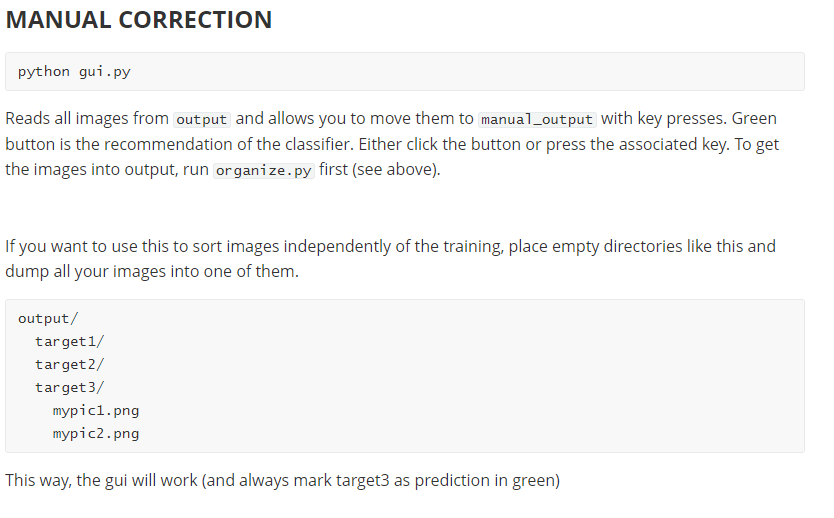
#> input picture Picture.png, 834 x 518 px; its folder holds only this picture in this run
$ python queryui.py Picture.png
#> lines starting #> are read from the running program, lines starting #| are printed output that depends on the picture
### ocr/single.py
#!/usr/bin/env python3
from . import addborder
from . import clarify
from . import invert as inv
from . import ocr
from PIL import Image
from os import path
from os import makedirs
from . import gifsupport
import shutil

class BadImageFileException(Exception):
    # [5 lines left out: function __init__, not called in this run]

def setup_dirs_if_necessary():
    global MY_PATH, CLARIFIED_DIR, BORDERED_DIR, INVERTED_DIR, NOALPHA_DIR
    MY_PATH = path.abspath(path.dirname(__file__))
    CLARIFIED_DIR = path.join(MY_PATH, 'clarified')
    makedirs(CLARIFIED_DIR, exist_ok=True)
    BORDERED_DIR = path.join(MY_PATH, 'bordered')
    makedirs(BORDERED_DIR, exist_ok=True)
    INVERTED_DIR = path.join(MY_PATH, 'inverted')
    makedirs(INVERTED_DIR, exist_ok=True)
    NOALPHA_DIR = path.join(MY_PATH, 'noalpha')
    makedirs(NOALPHA_DIR, exist_ok=True)

def run_with_gif_support(imagepath, verbose=True):
    # filter out videos or other unopenable things
#> called with imagepath = 'Picture.png', verbose = False
    try:
        with Image.open(imagepath) as img:
#> img is the input picture: PIL image 834x518 RGBA; mean R, G, B, A 246.4, 246.4, 246.5, 255
            if img.format == "GIF":
                gifinfo = gifsupport.gif_to_frames(imagepath)
            else:
                return run(imagepath, verbose=verbose)

            o = []
            i = []
            for framepath in gifinfo.frames:
                (orig_texts, inv_texts) = run(framepath, verbose=verbose)
                o.extend(orig_texts)
                i.extend(inv_texts)

            if gifinfo.tmpdir is not None:
                shutil.rmtree(gifinfo.tmpdir)
                gifinfo.tmpdir = None

            # store information that this is a gif
            # store it twice per frame, to encode the frame number like that as well
            # TWICE, because if it is only there once, it will be ignored
            for ii in range(0,len(gifinfo.frames)):
                o.append(gifsupport.META_WORD_IS_A_GIF)
                i.append(gifsupport.META_WORD_IS_A_GIF)

            return (o, i)
    except OSError as e:
        print("{}\nSkipping File {}".format(e, imagepath))
        raise BadImageFileException(e.strerror, e)


def run(imagepath, verbose=True):
    """returns a tuple with lists of strings, where each string is the whole text of the image as recognized"""
    setup_dirs_if_necessary()
    original_texts = []
    inverted_texts = []

    # run with different thresholds for different results of light or dark text recognition
    for threshold in (15, 30, 100, 200, 235):
        # if text is dark, it is nice like this
        text_original = pipeline(imagepath, False, clarify_threshold=threshold)
        # This sometimes fails, so we try the same on the inversion of the image
        text_inverted = pipeline(imagepath, True, clarify_threshold=threshold)
        if verbose:
            print("------\nThreshold: {}".format(threshold))
            print("Non-Inverted:\t{}\n---\nInverted:\t{}".format(text_original, text_inverted))
        original_texts.append(text_original)
        inverted_texts.append(text_inverted)
    return (original_texts, inverted_texts)

def pipeline(imagepath, invert:bool, clarify_threshold=100):
    global CLARIFIED_DIR, BORDERED_DIR, INVERTED_DIR, NOALPHA_DIR
    # determine filename
    fname_full = path.basename(imagepath)
    filename, file_extension = path.splitext(fname_full)
    postfix = 'inv' if invert else 'noninv'
    name = "{}_{}_{}{}".format(filename, clarify_threshold, postfix, file_extension)
    # remove transparency
    with Image.open(imagepath) as original_image:
        noalpha_image = remove_transparency(original_image)
        noalpha_path = path.join(NOALPHA_DIR, name)
        # if no extension was available, gifsupport figures it out and returns it.
        perhaps_additional_extension = gifsupport.try_save_catch(noalpha_image, noalpha_path)
        name = name + perhaps_additional_extension
        noalpha_path = noalpha_path + perhaps_additional_extension
    noalpha_image.close()
    # invert image?
    if invert:
        inverse = inv.invert(noalpha_path)
        inverted_path = path.join(INVERTED_DIR, name)
        gifsupport.try_save_catch(inverse, inverted_path)
        inverse.close()
    im_d_clarified = clarify.clarify(inverted_path if invert else noalpha_path, threshold=clarify_threshold)
    # image is now grayscale
    im_d_clarified_path = path.join(CLARIFIED_DIR, name)
    gifsupport.try_save_catch(im_d_clarified, im_d_clarified_path)
    im_d_clarified.close()
    im_d_bordered = addborder.addborder(im_d_clarified_path,
            immode='L', borderwidth=60)
    # safe the clarified and bordered image
    im_d_bordered_path = path.join(BORDERED_DIR, name)
    gifsupport.try_save_catch(im_d_bordered, im_d_bordered_path)
    im_d_bordered.close()
    # now try to find the text
    return ocr.ocr_core(im_d_bordered_path)

# https://stackoverflow.com/a/35859141/2550406
def remove_transparency(im, bg_colour=(255, 255, 255)):

    # Only process if image has transparency (http://stackoverflow.com/a/1963146)
#> called with bg_colour = (255, 255, 255)
    if im.mode in ('RGBA', 'LA') or (im.mode == 'P' and 'transparency' in im.info):

        # Need to convert to RGBA if LA format due to a bug in PIL (http://stackoverflow.com/a/1963146)
        alpha = im.convert('RGBA').split()[-1]
#> alpha: PIL image 834x518 L; every value is 255

        # Create a new background image of our matt color.
        # Must be RGBA because paste requires both images have the same format
        # (http://stackoverflow.com/a/8720632  and  http://stackoverflow.com/a/9459208)
        bg = Image.new("RGB", im.size, bg_colour)
#> bg: PIL image 834x518 RGB; every value is 255
        bg.paste(im, mask=alpha)
#> in pipeline, `perhaps_additional_extension = gifsupport.try_save_catch(noalpha_image..`: perhaps_additional_extension = ''
#> in pipeline, `name = name + perhaps_additional_extension`: name = 'Picture_15_noninv.png'
        return bg

    else:
        return im

### ocr/clarify.py
#!/usr/bin/env python3
# Takes an image and makes the dark text easier to recognize
# This seems to work well on blurry text
# https://stackoverflow.com/a/51691727/2550406
import sys
from PIL import Image

def clarify(imagepath, threshold=40):
#> called with imagepath = 'ocr/noalpha/Picture_15_noninv.png', threshold = 15
    with Image.open(imagepath) as im:
        # grayscale and enlarging helps
        ima = im.convert('L').resize([3 * _ for _ in im.size], Image.BICUBIC)
        # tresholding: make light points lighter
        imag = ima.point(lambda p: p > threshold and p + 100)
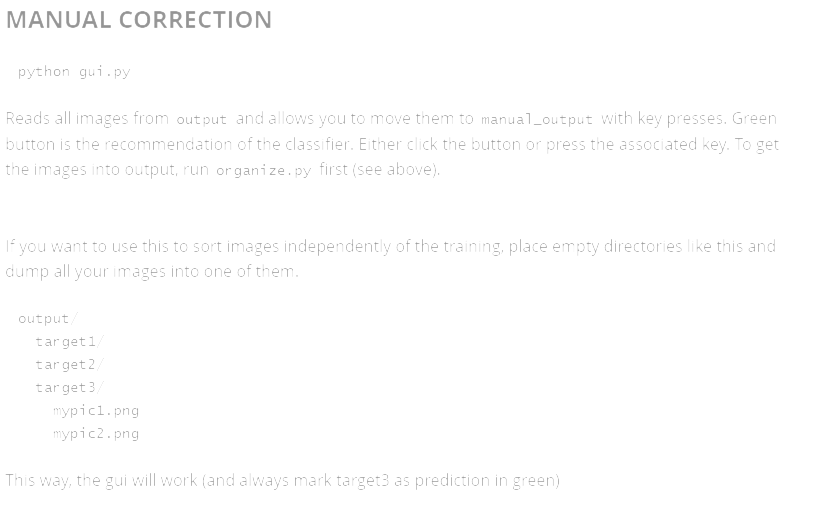
#> imag: PIL image 2502x1554 L (shown at 1/3 size); min 122, max 255, mean 253.5
        return imag

# [3 lines that do not run on import are left out]

### ocr/addborder.py
#!/usr/bin/env python
from PIL import Image
import sys

def addborder(impath, immode="RGB", borderwidth=30):
#> called with impath = 'ocr/clarified/Picture_15_noninv.png', immode = 'L', borderwidth = 60
    with Image.open(impath) as old_im:
        old_size = old_im.size
#> old_size = (2502, 1554)
        new_size = tuple(_ + borderwidth for _ in old_size)
#> new_size = (2562, 1614)
        new_im = Image.new(immode, new_size)   ## this is black
#> new_im: PIL image 2562x1614 L; every value is 0
        new_im.paste(old_im, (int((new_size[0]-old_size[0])/2),
                              int((new_size[1]-old_size[1])/2)))
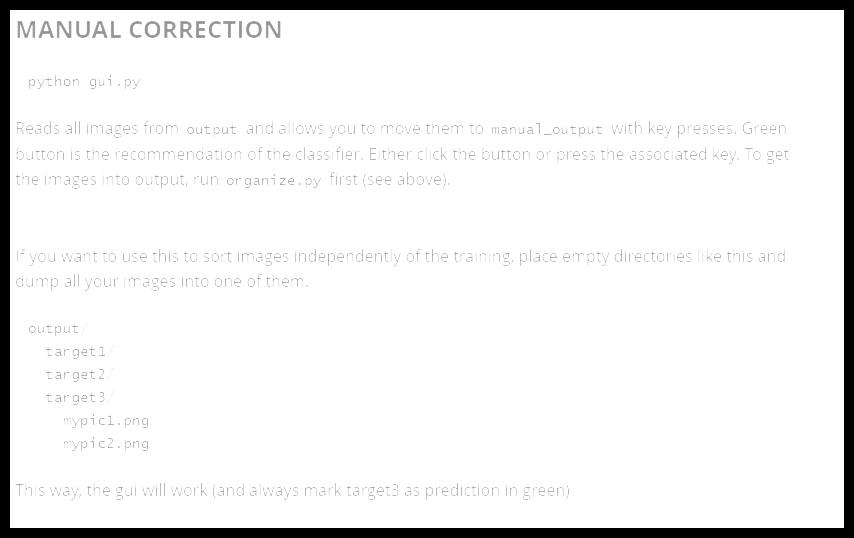
#> new_im: PIL image 2562x1614 L (shown at 1/3 size); min 0, max 255, mean 238.3

        return new_im

# [3 lines that do not run on import are left out]

### run.py
#!/usr/bin/env python3
import defineLabels
import ambiente.dominance as dominance
import sys
import learn as l
import wipe as w

# [6 lines left out: function prepare, not called in this run]

def learn():
    l.run()

def query_mlp(impath):
    # alternative to query which uses Random Forest
    return l.query_impath(impath, classifier="mlp")

def query(impath):
    return l.query_impath(impath)

def query_ui(impath):
    print("Result: {}".format(query(impath)))

# [4 lines that do not run on import are left out]

### ocr/krampus.py
#!/usr/bin/env python3
# This file is about collecting words into a bag

import sys
from os import path
from os import makedirs
import os
from . import single
import re
import shelve

# veryverbose = True means that verbosity is activated in other files as well
# verbose = True is limited to this file

MY_PATH = path.abspath(path.dirname(__file__))
SHELVE_DIR = path.join(MY_PATH, "shelves")
BUCKETSHELVE = path.join(SHELVE_DIR, "buckets.shelve")
makedirs(SHELVE_DIR, exist_ok=True)

def collect_list(imgpath, verbose=True, veryverbose=False):
    (noninverted_texts, inverted_texts) = single.run_with_gif_support(imgpath, veryverbose)
    all_words = []
    for s in noninverted_texts + inverted_texts:
        for w in s.split():
            all_words.append(w)
    if veryverbose:
        print("\nAll Words for {}:".format(path.basename(imgpath)))
        print(all_words)
    return all_words

def smart_collect(imgpath, verbose=True, veryverbose=False):
    all_words = collect_list(imgpath, verbose, veryverbose)
    # replace uncommon characters that are likely just lines with spaces
    spacy_words = [w for word in all_words for w in respaceify(word)]
    # remove words of a minimum length, including zero-length as returned by respaceify
    long_words = [w.upper() for w in spacy_words if len(w)>2]
    if veryverbose:
        print("Long Words:")
        print(list(long_words))
    wordcounts = exact_word_count(long_words)
    if verbose:
        print("Exact Words:")
        print(sorted(wordcounts, key=lambda x: x[1]))
    return wordcounts

def respaceify(word:str):
    # do not filter hashtags since I use them as meta character
    return re.split('[\\\:/;,%\.\s|¦"\[\]{}\*\$\?\)\(~]', word)

# [16 lines left out: function exact_word_count, not called in this run]

def build_bucket_for_single_image(imgpath, reuse=True, verbose=True, veryverbose=False):
    global BUCKETSHELVE
    if reuse:
        with shelve.open(BUCKETSHELVE) as bucketshelve:
            if str(imgpath) in bucketshelve.keys():
                print("Bucket already exists. (And that is good)")
                return # because we already have this

    # we do not want words in our bucket that are unlikely to exist
    wordcounts = smart_collect(imgpath, verbose=False, veryverbose=veryverbose)
    lesscounts = list(filter(lambda tup: tup is not None and tup[1]>1, wordcounts))
    if verbose:
        print("Words: ")
        print(sorted(lesscounts, key=lambda x: x[1]))
    # store bucket for this image
    bucketshelve = shelve.open(BUCKETSHELVE)
    # store sorted by word
    bucketshelve[str(imgpath)] = sorted(lesscounts, key=lambda x: x[0])
    bucketshelve.close()

# [3 lines that do not run on import are left out]

### ocr/ocr.py
#!/usr/bin/env python3
try:
    from PIL import Image
except ImportError:
    import Image
import pytesseract
import sys

def ocr_core(filename):
    """
    This function will handle the core OCR processing of images.
    """
    text = pytesseract.image_to_string(Image.open(filename), lang='eng')  # We'll use Pillow's Image class to open the image and pytesseract to detect the string in the image
    return text

# [2 lines that do not run on import are left out]

### ocr/gifsupport.py
#!/usr/bin/env python3

from PIL import Image, GifImagePlugin
from tempfile import mkdtemp
from dataclasses import dataclass
from os import path

META_WORD_IS_A_GIF = "###THIS#FILE#IS#A#GIF###"

# [21 lines left out: function gif_to_frames, not called in this run]

def try_save_catch(img, savepath):
    try:
        img.save(savepath)
        return ""
    except (KeyError, ValueError):
        try:
            img.save(savepath+'.png')
            return ".png"
        except (KeyError, ValueError):
            try:
                img.save(savepath+'.jpg')
                return ".jpg"
            except (KeyError, ValueError):
                # final desperate attempt
                img.save(savepath+'.'+img.format)
                return '.'+img.format


@dataclass
class GifInfo:
    frames : list
    tmpdir : str = None

### learn.py
#!/usr/bin/env python3
from sklearn.neural_network import MLPClassifier
from sklearn.ensemble import RandomForestClassifier

from defineLabels import TRAINING_LABELS_SHELVE, TESTING_LABELS_SHELVE, WORDBAG_SHELVE
from defineLabels import DATA_SHELVE_DIR
import defineLabels as dfl

from ocr.krampus import BUCKETSHELVE # imagepath to bucket
import ocr.krampus as krampus

import numpy as np
import shelve

from os import path, makedirs

import datetime

import ambiente.dominance as dominance
from ambiente.dominance import DOMINANT_COLORS_SHELVE

TRAINED_CLASSIFIERS_SHELVE = path.join(DATA_SHELVE_DIR, "classifiers.shelve") # store trained classifiers
RANDOM_FOREST_KEY = "random-forest"
MLP_KEY = "mlp"
DATE_KEY_PREFIX = "date--"

# make sure bucketshelve is open already
def encode_wordbag(bucketshelve, line_path):
    line_as_list_of_tuples = bucketshelve[line_path]
    line_as_dict = dict(line_as_list_of_tuples)
    with shelve.open(WORDBAG_SHELVE) as bag_of_all:
        # order irrelevant as long as it is always the same... but that means we better order it
        # if a word has no count, the count is 0
        line_dict = {k:line_as_dict.get(k, 0) for k in bag_of_all.keys()}
        ##print("BAG OF ALL KEYS: \n{}".format(list(bag_of_all.keys())))
        line_encoded = np.empty((len(bag_of_all.keys()),))
        for (counter, (ke, va)) in enumerate(sorted(line_dict.items(), key=lambda tup:tup[0])):
            line_encoded[counter] = va
    return line_encoded
    # line_encoded is a numpy array of the values. they are ordered by the keys.

# [157 lines left out: functions encode_ambiente, run, query_rf, query_mlp, not called in this run]

# call this to query
def query_impath(impath, classifier="rf"):
    npath = path.normpath(impath)
    # build words
    krampus.build_bucket_for_single_image(npath, reuse=True)
#> (the call stopped at in ocr_core, `text = pytesseract.image_to_string(Image.open(filename), lang='eng')  ..`: pytesseract is not available in this run)
    with shelve.open(BUCKETSHELVE) as bucketshelve:
        en_wordbag = encode_wordbag(bucketshelve, npath)
    # build dominant colors
    dominance.extract_color_information(impath, reuse=True)
    with shelve.open(DOMINANT_COLORS_SHELVE) as colorshelf:
        color_np_arr = encode_ambiente(npath)
    # combine the information
    en_wordbag_and_color = np.concatenate([en_wordbag, color_np_arr], axis=0)
    if classifier == "rf":
        return query_rf(en_wordbag_and_color.reshape((1,-1)))
    elif classifier == "mlp":
        return query_mlp(en_wordbag_and_color.reshape((1,-1)))
    else:
        raise NotImplementedError("Classifier querying not implemented yet!")

### queryui.py
#!/usr/bin/env python3
import run
import sys

if __name__ == "__main__":
#> (the run stopped early here; a loop or call above may not have finished)
